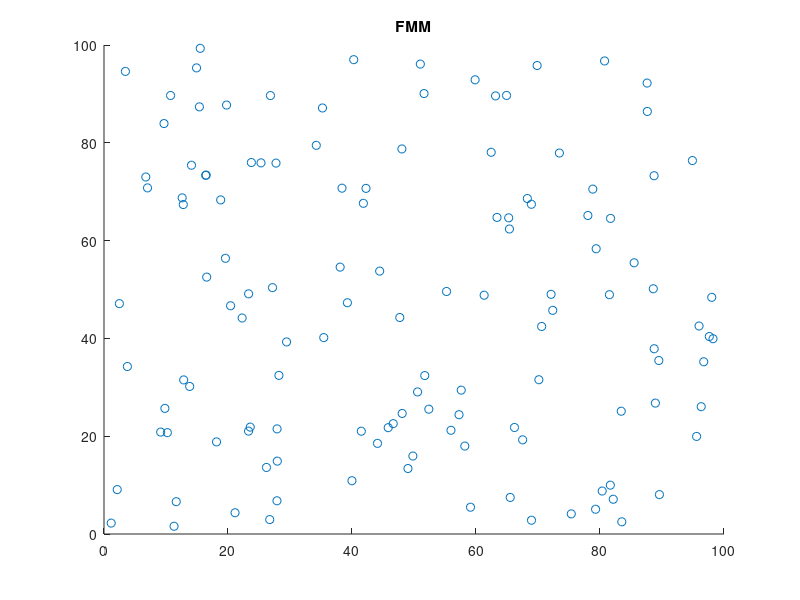

Write MATLAB code to recreate this figure. (Note: this script raises an error after producing the figure.)
clear all
dt = 0.1;
steps = 200;

fileID = fopen('uniformDataUnperturbed.txt','r');
formatSpec = '%f %f';
sizeA = [2 Inf];
A = fscanf(fileID,formatSpec,sizeA);
A = A';
x = A(:,1);
y = A(:,2);
xD = x;
yD = y;
N = length(x);

xmin = min(x);
xmax = max(x);
ymin = min(y);
ymax = max(y);

figure(1)
filename = 'fmm.gif';
scatter(x,y);
title('FMM');
drawnow;
frame = getframe(1);
im = frame2im(frame);
[imind,cm] = rgb2ind(im,256);
imwrite(imind,cm,filename,'gif', 'Loopcount',inf);

den = ones(N,1);
den(1) = 100;
Vx = zeros(N,1);
Vy = zeros(N,1);
for i = 1:steps
    [dxx,dyy] = laplaceSLPfmm(den,x,y);
    
    Vx = Vx - dxx*dt;
    Vy = Vy - dyy*dt;

    x = x + dt*Vx;
    y = y + dt*Vy;
    
    scatter(x,y);
    title('FMM');
    xlim([0,101]);
    ylim([0,101]);
    drawnow;
    frame = getframe(1);
    im = frame2im(frame);
    [imind,cm] = rgb2ind(im,256);
    imwrite(imind,cm,filename,'gif','WriteMode','append');
    
end


%Where direct starts
figure(1)
filename = 'direct.gif';
scatter(xD,yD);
title('Direct');
drawnow
frame = getframe(1);
im = frame2im(frame);
[imind,cm] = rgb2ind(im,256);
imwrite(imind,cm,filename,'gif', 'Loopcount',inf);

VxD = zeros(N,1);
VyD = zeros(N,1);
for i = 1:steps
    dxxD = zeros(N,1);
    dyyD = zeros(N,1);
    for j = 1:N
        ind = [(1:j-1) (j+1:N)];
        rho2 = (xD(j) - xD(ind)).^2 + (yD(j) - yD(ind)).^2;
        dxxD(j) = sum(den(ind).*(xD(j) - xD(ind))./rho2);
        dyyD(j) = sum(den(ind).*(yD(j) - yD(ind))./rho2);
    end
    dxxD = dxxD/2/pi;
    dyyD = dyyD/2/pi;
    
    VxD = VxD - dxxD*dt;
    VyD = VyD - dyyD*dt;

    xD = xD + dt*VxD;
    yD = yD + dt*VyD;
    
    scatter(xD,yD);
    title('Direct');
    xlim([0,101]);
    ylim([0,101]);
    drawnow
    frame = getframe(1);
    im = frame2im(frame);
    [imind,cm] = rgb2ind(im,256);
    imwrite(imind,cm,filename,'gif','WriteMode','append');
end

error = [abs(x-xD) abs(y-yD)];
norm(error,inf)
